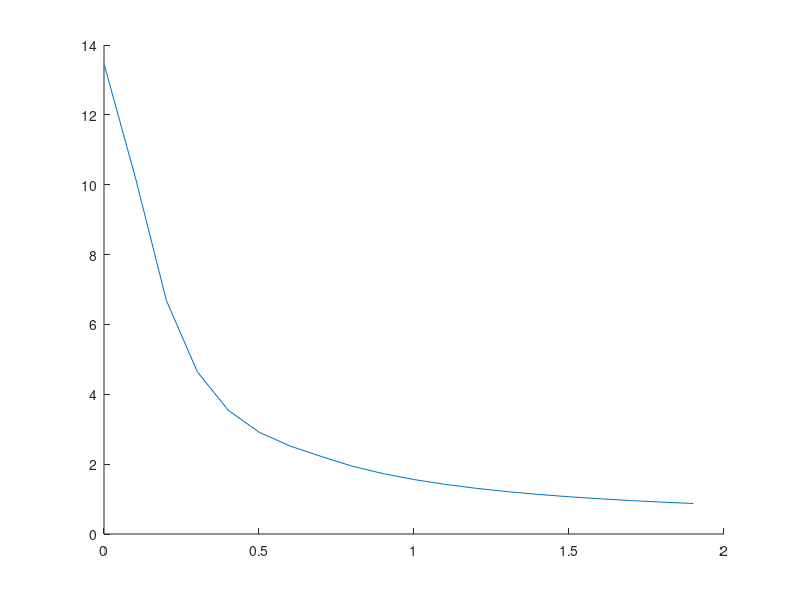

Source code (MATLAB):
function test()
p=0;
%load('test.mat','A','b','x0');
while  norm(p) < 1e-10
m=20;n=10;
A = rand(m,n)-0.5;
b = rand(m,1);
x = rand(n,1);
x0 = rand(n,1);
A = A;
b = b.*10;
x = -x.*10;
b = A*x-0.001;
r = (b-A*x0);
r(r<0) = 0;
p = (A'*A)\(A'*r);
%p = A'*r;
end
[x0,p]
 save('test.mat','A','b','x0');
f0 = funmin(A,b,x0,p,0);
xa = [0.001:0.1:2];
ya2 = arrayfun(@(alpha)  funmin(A,b,x0,p,alpha), xa);

ya = arrayfun(@(alpha) funnorm(A,x0,p,alpha), xa);
ya2(10:15)
mya = mean(ya);
ya(abs(ya-mya)<1e-10) = mya;
 pxy={};
% pxy(1).X = knot;
% pxy(1).Y = knoty;
pxy(1).X = xa;
pxy(1).Y = ya;
% pxy(2).X = xa;
% pxy(2).Y = ya2;
figure
hold on
p1 = arrayfun(@(a) plot(a.X,a.Y),pxy,'UniformOutput',false);


hold off
 save('nonconvexalpha.mat','A','b','p','x0','xa','ya')
end
function f = funmin(A,b,x0,u,alpha)
xn = x0 + alpha*u;
xn( xn < 0) = 0;
f = b - A * xn;
f(f<0) = 0;
f = 0.5*(f'*f);
end
function f = funnorm(A,x0,u,alpha)
xn = x0 + alpha*u;
xn( xn < 0) = 0;
f =  A*(xn-x0);
f = sqrt((f'*f))/alpha;
end

